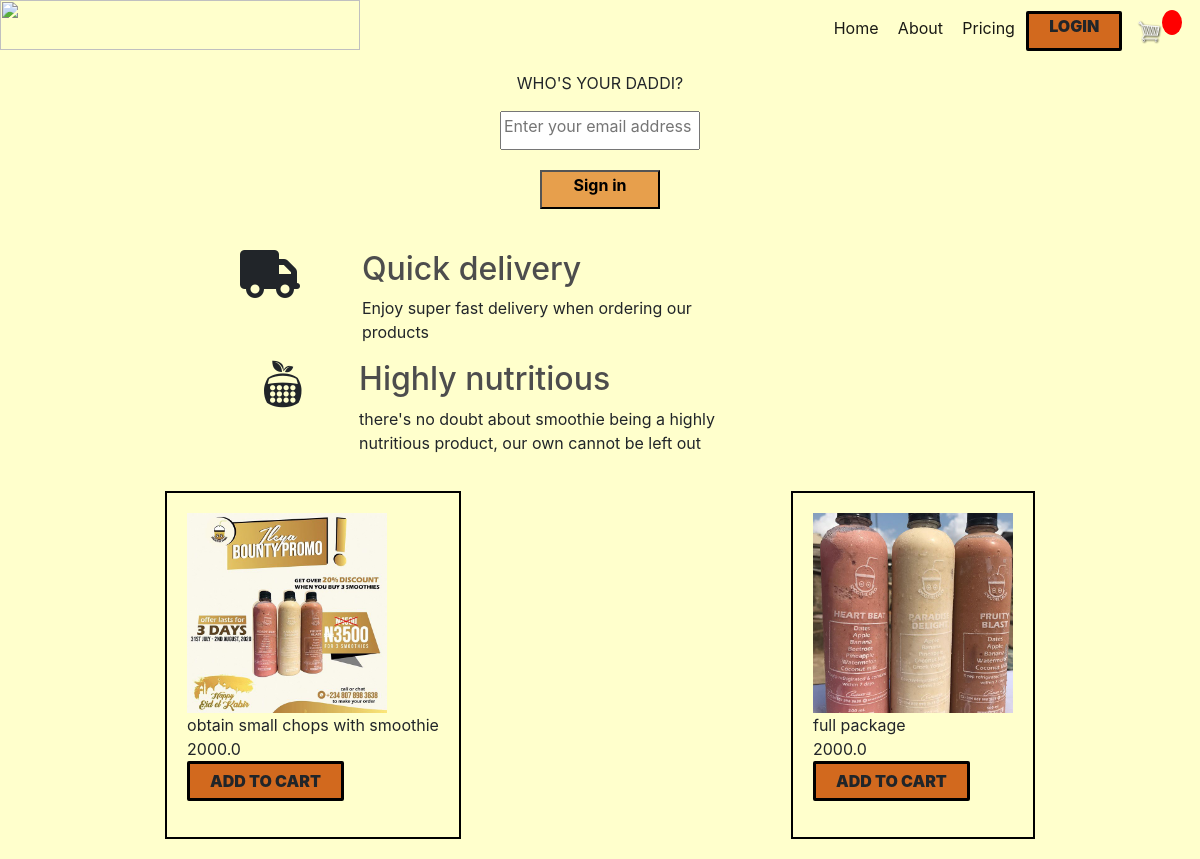
The page / on the database its author committed.
### smoothie/models.py (models this page shows, shortened)
class Products(models.Model):
    id=models.UUIDField(primary_key=True, default=uuid.uuid4)
    name=models.CharField(max_length=50)
    about=models.TextField()
    price= models.FloatField()
    image=models.ImageField(upload_to='Product_pics')
    digital = models.BooleanField(default=False,null=True,blank=False)

### smoothie/views.py (the view)
# urls.py: path('', views.home,name='smoothie-home'),
def home(request):
    products=Products.objects.all()[:2]
    return render(request,'smoothie/index.html',{'products':products})

### smoothie/templates/smoothie/index.html (shortened to what this page needs)
{%extends 'smoothie/main.html'%}{%load static%}
{%block content%}
<section id="FEATURE">
  <div id="FEATURES">
    <div id="delivery">
      <i class="fa fa-3x fa-truck"></i>
      <div>
        <h2>Quick delivery</h2>
        <p>Enjoy super fast delivery when ordering our products</p>
      </div>
    </div>
    <div id="nutrient">
      <i class="fab fa-nutritionix fa-3x"></i>
      <div>
        <h2>Highly nutritious</h2>
        <p>
          there's no doubt about smoothie being a highly nutritious product, our
          own cannot be left out
        </p>
      </div>
    </div>
  </div>
  <div id="PRICING">
    {%for product in products%}
    <div id="border">
      <figure>
        <img src="{{product.image.url}}" />
        <figcaption>{{product.about}}<br />{{product.price}}</figcaption>
        <a href="{% url 'cart' %}">
          <button data-action= "add" data-product={{product.id}} class="btn update-cart">ADD TO CART</button></a
        >
      </figure>
    </div>
    {%endfor%}
  </div>
</section>
{% endblock content %}

### smoothie/static/css/main.css (style rules this page uses)
body { background-color: #ffffcc; }
h1,h2,h3,h4,h5,h6 { color:hsl(0, 0%, 30%); }
i { margin-right: 12%; }
a:link { text-decoration: none; }
#delivery { display: flex; flex-direction: row; margin: 10px 100px 10px 20px; margin: auto; width: 43vw; margin-left: 20%; }
#nutrient { display: flex; flex-direction: row; margin: 10px 100px 10px 20px; margin: auto; width: 40vw; margin-left: 22%; }
@media (min-width:100px) { #PRICING img { max-height:100%; max-width: 200px; } }
@media (min-width:100px) { #border { border: black solid 2px; margin: 20px 20px; padding: 20px; align-items: center; } }
#border { border: black solid 2px; margin: 20px 20px; padding: 20px; }
@media (min-width:100px) { #PRICING { display: flex; justify-content: space-around; flex-wrap: wrap; } }
.btn { padding: 0 20px; height: 40px; font-size: 1em; font-weight: 900; text-transform: uppercase; border: 3px black solid; border-radius: 2px; background: transparent; cursor: pointer; background-color: chocolate; align-items: center; }

### rows shown on the page
Products: image (picture), about "obtain small chops with smoothie", price "2000.0"
Products: image (picture), about "full package", price "2000.0"
